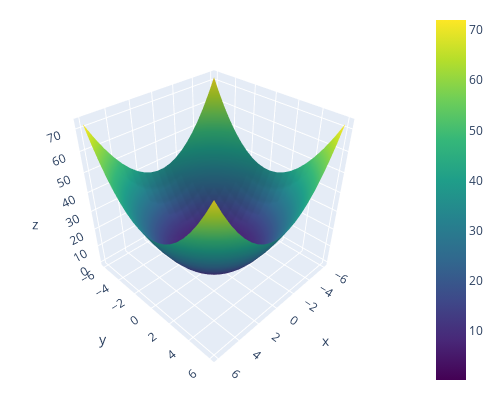

The code cell stored with this chart in its notebook:
### Markdown cell above
Example:

$$
  f(x, y) = x^2 + y^2
$$

### Code cell
x_data = np.linspace(-6, 6, 20)
y_data = np.linspace(-6, 6, 20)
z_data = x_data[:, np.newaxis]**2 + y_data[np.newaxis, :]**2

fig = go.Figure(data=[go.Surface(z=z_data, x=x_data, y=y_data,
                                 colorscale="Viridis")])
r = 1.5
camera = {"eye": {"x": r, "y": r, "z": r}}
fig.update_layout(autosize=False, width=500, height=400, 
                  margin={"l":10, "r":10, "b":10, "t":10},
                  scene_camera=camera)

fig.show()

### Figure 1 — Plotly figure (JSON) as saved in the notebook; plotly's stock layout.template omitted (floating-point values rounded to 4 significant figures; data arrays with more than 128 entries replaced by an {"elided": "..."} marker saying what was removed)
{"data": [{"colorscale": [[0, "#440154"], [0.1111, "#482878"], [0.2222, "#3e4989"], [0.3333, "#31688e"], [0.4444, "#26828e"], [0.5556, "#1f9e89"], [0.6667, "#35b779"], [0.7778, "#6ece58"], [0.8889, "#b5de2b"], [1, "#fde725"]], "type": "surface", "x": [-6, -5.368, -4.737, -4.105, -3.474, -2.842, -2.211, -1.579, -0.9474, -0.3158, 0.3158, 0.9474, 1.579, 2.211, 2.842, 3.474, 4.105, 4.737, 5.368, 6], "y": [-6, -5.368, -4.737, -4.105, -3.474, -2.842, -2.211, -1.579, -0.9474, -0.3158, 0.3158, 0.9474, 1.579, 2.211, 2.842, 3.474, 4.105, 4.737, 5.368, 6], "z": {"elided": "20x20 float values"}}], "layout": {"autosize": false, "height": 400, "margin": {"b": 10, "l": 10, "r": 10, "t": 10}, "scene": {"camera": {"eye": {"x": 1.5, "y": 1.5, "z": 1.5}}}, "width": 500}}
